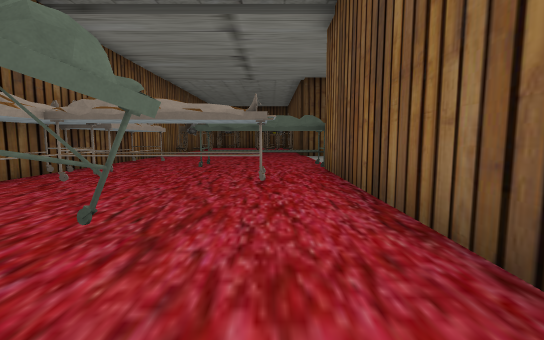
View 1 (above)

20 first-person views from a walk through a 3-D level made in the Unity game engine. The camera is 1.4 m above the floor, tilts 6° down and sees 85° across. The floor is counted in squares, 2 m on a side. Each view is taken from the middle of a square. On the plan, view 1 faces up. The plan holds only what a view shows up to about 10 squares ahead; the rest is blank. The place goes on beyond the plan. The player character is not drawn. Some animated figures are left out. Some surface patterns are stand-ins.

View 2
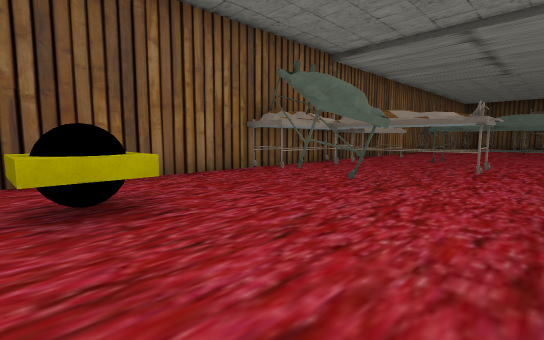

View 3
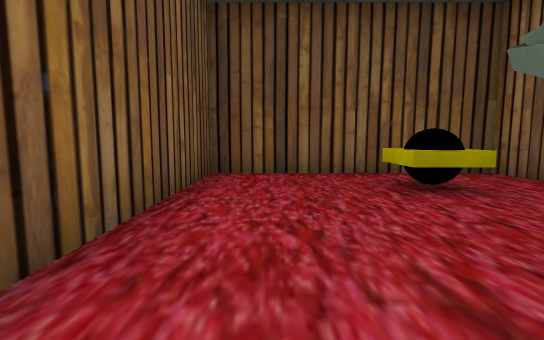

View 4
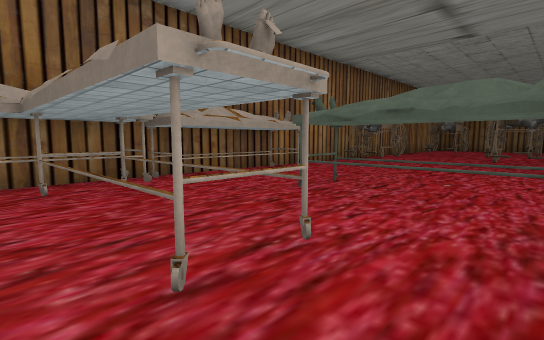

View 5
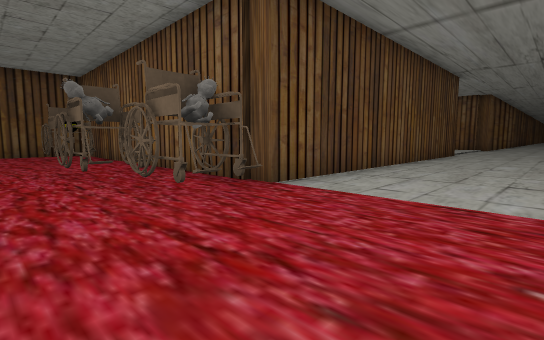

View 6
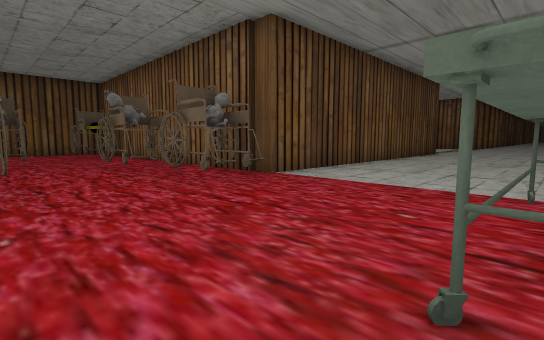

View 7
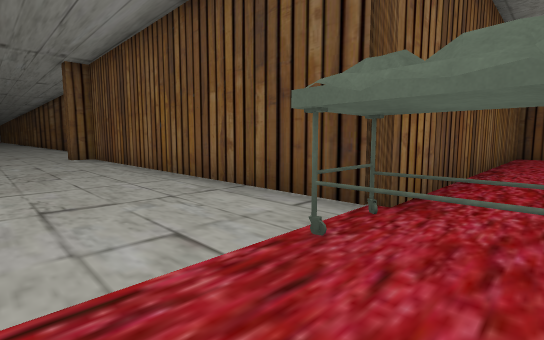

View 8
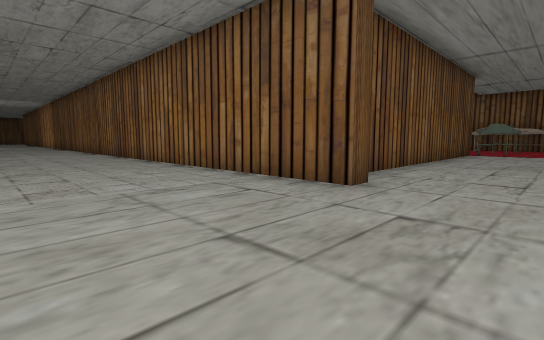

View 9
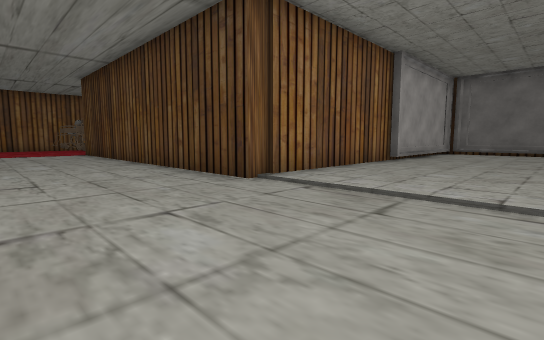

View 10
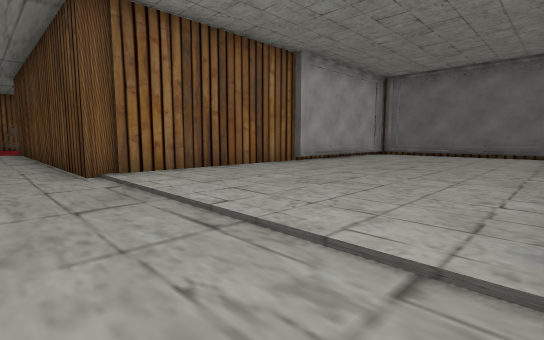

View 11
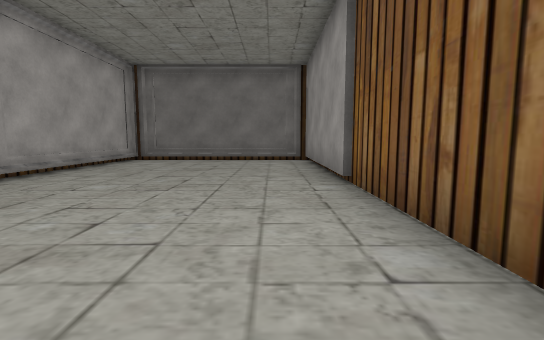

View 12
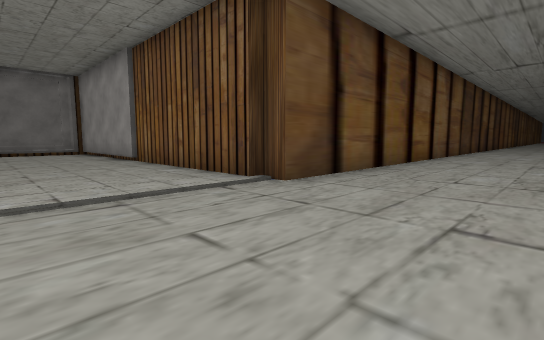

View 13
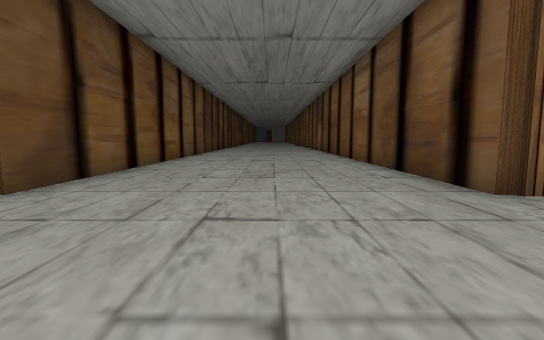

View 14
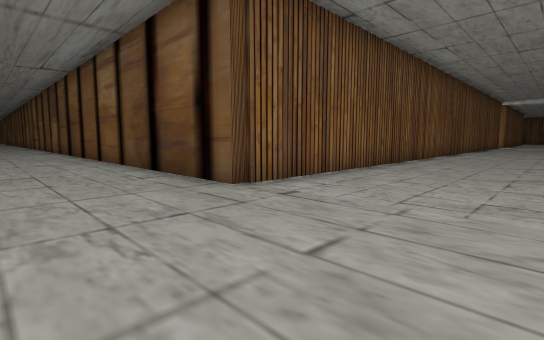

View 15
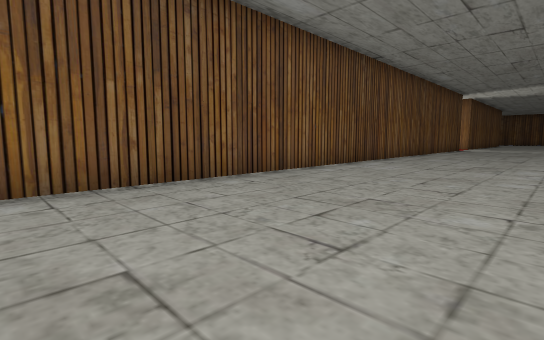

View 16
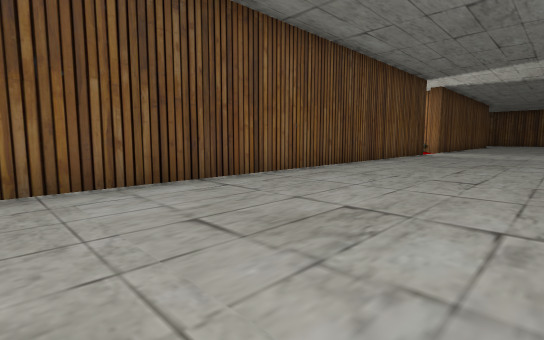

View 17
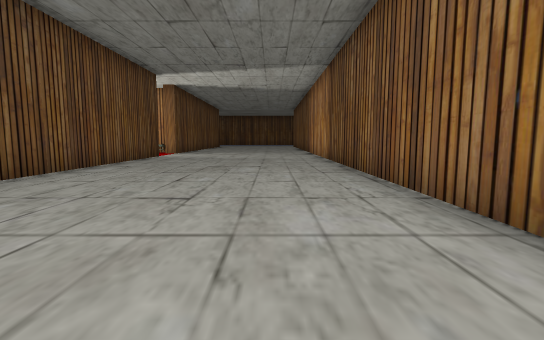

View 18
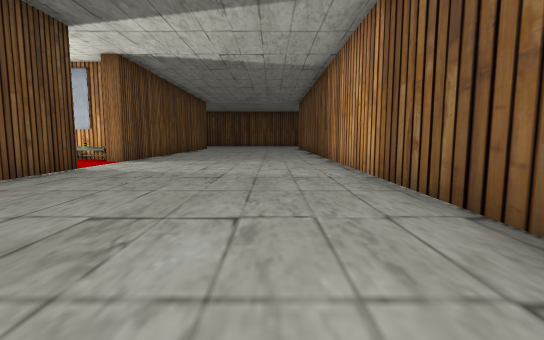

View 19
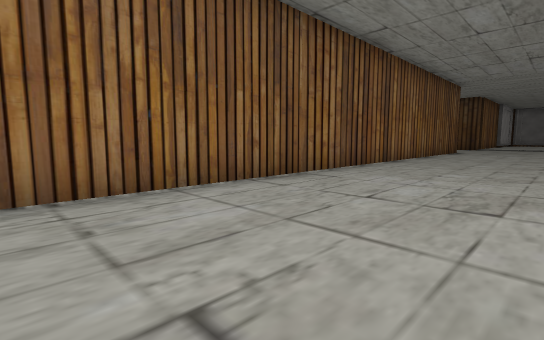

View 20
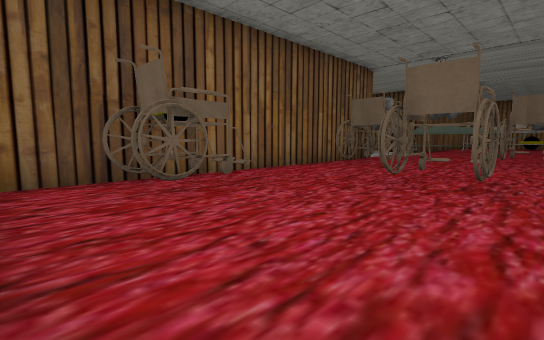

### Floor plan
Points are (right, up) in squares from view 1. A wall is a line through its corners. A room is listed if a view was taken in it or the views show most of it. See-through windows are left out.
Room 1 (views 1, 2, 3, 4)
walls: (-0.2, 5.5) (-0.2, 4.6); (-4.5, 4.6) (-4.5, 1.9); (-4.5, -3.1) (1.2, -3.1) (1.2, 5.6)
low walls: (-0.2, 4.6) (-3.3, 4.5); (-0.2, 5.5) (-3.2, 5.4); (-3.5, 5.8) (-3.4, 2.8)
ways out: opening at (0.5, 5) to room 2
objects: other object (-2, -1); other object (-2, 2) to (-1, 3)
Room 2 (views 5, 6, 7, 8, 9, 10, 11, 12, 13, 14, 15, 16, 17, 18, 19, 20)
walls: (11.6, 7.4) (11.6, 7.8) (12.1, 7.8) (12.1, -20); (1.2, 5.6) (1.2, 7.1) (11.4, 7.1); (12.1, 18) (12.1, 12.4) (1.4, 12.4); (1.2, 13.4) (1.2, 22.9); (25.8, 12.4) (18.5, 12.4) (18.5, 12.8) (18.3, 12.8) (18.3, 21.2); (18.3, 21.4) (18.3, 21.9); (18, 23.1) (12.4, 23.1) (12.4, 17.6); (-4.5, 10) (-4.5, 4.6); (18.5, -16.9) (18.5, 6.2) (26.5, 6.2); (18.5, -20) (18.5, -19) (19, -19)
low walls: (-3.5, 9.4) (-3.5, 6.3) (-4.3, 6.3); (-4.4, 9.3) (-4.3, 6.3)
ways out: opening at (0.5, 5) to room 1; opening at (19, -17.5)
objects: other object (-4, 12) to (-3, 14); other object (-3, 13); other object (-3, 17) to (-2, 18); other object (-1, 8) to (1, 8); other object (-1, 15) to (0, 16); other object (0, 12) to (1, 14); other object (0, 20) to (1, 21)

Positions as (right, up) in squares from view 1, and headings:
1: (0, 0), facing up
2: (1, -2), facing up-left
3: (0, 3), facing down
4: (1, 4), facing up-left
5: (-2, 9), facing up-right
6: (-3, 8), facing up-right
7: (0, 10), facing down-right
8: (16, 10), facing down-left
9: (16, 9), facing up-left
10: (18, 11), facing up-left
11: (17, 13), facing up
12: (15, 9), facing up-right
13: (15, 9), facing right
14: (15, 9), facing down-right
15: (14, 3), facing down-right
16: (14, -3), facing down-right
17: (14, -5), facing down
18: (14, -10), facing down
19: (16, -9), facing up-left
20: (-4, 23), facing down-right
